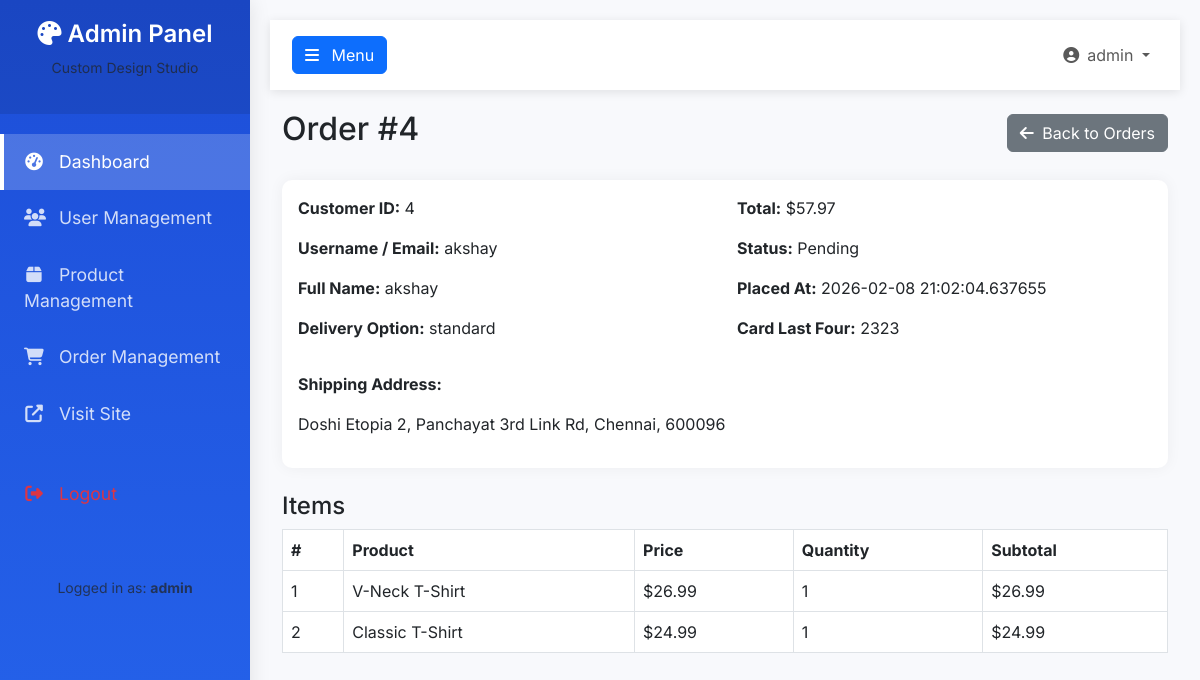
The app's page /admin/orders/4 (signed in) with its own data.
### tables this page shows
CREATE TABLE orders (
                order_id INTEGER PRIMARY KEY AUTOINCREMENT,
                user_id INTEGER NOT NULL,
                full_name TEXT NOT NULL,
                card_last_four TEXT,
                delivery_option TEXT NOT NULL,
                shipping_address TEXT NOT NULL,
                total REAL NOT NULL,
                status TEXT DEFAULT 'pending',
                created_at TIMESTAMP DEFAULT CURRENT_TIMESTAMP,
                FOREIGN KEY (user_id) REFERENCES users(user_id)
            );

CREATE TABLE users (
                user_id INTEGER PRIMARY KEY AUTOINCREMENT,
                username TEXT UNIQUE NOT NULL,
                email TEXT UNIQUE NOT NULL,
                password_hash BLOB NOT NULL,
                first_name TEXT NOT NULL,
                last_name TEXT NOT NULL,
                date_of_birth TEXT,
                phone TEXT,
                address TEXT,
                role TEXT DEFAULT 'customer',
                profile_image TEXT,
                is_active INTEGER DEFAULT 1,
                created_at TIMESTAMP DEFAULT CURRENT_TIMESTAMP,
                last_login TIMESTAMP
            );

CREATE TABLE order_items (
            id INTEGER PRIMARY KEY AUTOINCREMENT,
            order_id INTEGER NOT NULL,
            product_name TEXT NOT NULL,
            price REAL NOT NULL,
            quantity INTEGER NOT NULL,
            FOREIGN KEY (order_id) REFERENCES orders(order_id)
        );

### admin_routes.py (the view)
@admin_bp.route('/orders/<int:order_id>')
@admin_required
def admin_order_detail(order_id):
    order = db_helper.get_order_by_id(order_id)
    if not order:
        flash('Order not found.', 'danger')
        return redirect(url_for('admin.admin_orders'))
    items = db_helper.get_order_items(order_id)
    return render_template('admin_order_detail.html', order=order, items=items)

### admin_routes.py (called while the page is built)
def admin_required(f):
    @wraps(f)
    def decorated_function(*args, **kwargs):
        if 'user_id' not in session:
            flash('Please log in to access this page.', 'warning')
            return redirect(url_for('admin.admin_login'))
        if session.get('role') != 'admin':
            flash('Access denied. Admin privileges required.', 'danger')
            return redirect(url_for('home'))
        return f(*args, **kwargs)
    return decorated_function

### app.py (called while the page is built)
@app.context_processor
def inject_csrf_token():
    from flask_wtf.csrf import generate_csrf
    return dict(csrf_token=lambda: generate_csrf())

### database.py (called while the page is built)
    def get_order_by_id(self, order_id):
        conn = sqlite3.connect(self.db_name)
        cursor = conn.cursor()
        cursor.execute('''
            SELECT o.order_id, o.user_id, u.username, u.email, o.full_name,
                   o.card_last_four, o.delivery_option, o.shipping_address,
                   o.total, o.status, o.created_at
            FROM orders o
            LEFT JOIN users u ON o.user_id = u.user_id
            WHERE o.order_id = ?
        ''', (order_id,))
        order = cursor.fetchone()
        conn.close()
        return order

    def get_order_items(self, order_id):
        conn = sqlite3.connect(self.db_name)
        cursor = conn.cursor()
        cursor.execute('''
            SELECT id, product_name, price, quantity
            FROM order_items WHERE order_id = ?
        ''', (order_id,))
        items = cursor.fetchall()
        conn.close()
        return items

### templates/admin_order_detail.html (shortened to what this page needs)
{% extends "base_admin.html" %}
{% block content %}
<div class="container-fluid">
    <div class="d-flex justify-content-between align-items-center mb-4">
        <h2>Order #{{ order[0] }}</h2>
        <a href="{{ url_for('admin.admin_orders') }}" class="btn btn-secondary">
            <i class="fas fa-arrow-left me-1"></i> Back to Orders
        </a>
    </div>
    <div class="card mb-4">
        <div class="card-body">
            <div class="row">
                <div class="col-md-6">
                    <p><strong>Customer ID:</strong> {{ order[1] or 'N/A' }}</p>
                    <p><strong>Username / Email:</strong> {{ order[2] or order[3] }}</p>
                    <p><strong>Full Name:</strong> {{ order[4] }}</p>
                    <p><strong>Delivery Option:</strong> {{ order[6] }}</p>
                </div>
                <div class="col-md-6">
                    <p><strong>Total:</strong> ${{ "%.2f"|format(order[8]) }}</p>
                    <p><strong>Status:</strong> {{ order[9]|title }}</p>
                    <p><strong>Placed At:</strong> {{ order[10] }}</p>
                    <p><strong>Card Last Four:</strong> {{ order[5] }}</p>
                </div>
            </div>
            <div class="mt-3">
                <p><strong>Shipping Address:</strong></p>
                <p>{{ order[7] if order[7] else 'N/A' }}</p>
            </div>
        </div>
    </div>
    <h4>Items</h4>
    <div class="table-responsive">
        <table class="table table-bordered">
            <thead>
                <tr>
                    <th>#</th>
                    <th>Product</th>
                    <th>Price</th>
                    <th>Quantity</th>
                    <th>Subtotal</th>
                </tr>
            </thead>
            <tbody>
                {% for item in items %}
                <tr>
                    <td>{{ item[0] }}</td>
                    <td>{{ item[1] }}</td>
                    <td>${{ "%.2f"|format(item[2]) }}</td>
                    <td>{{ item[3] }}</td>
                    <td>${{ "%.2f"|format(item[2] * item[3]) }}</td>
                </tr>
                {% endfor %}
            </tbody>
        </table>
    </div>
</div>
{% endblock %}

### templates/base_admin.html (style rules this page uses)
:root { --primary-blue: #2563eb; --primary-dark: #1d4ed8; --sidebar-width: 250px; }
body { font-family: 'Inter', sans-serif; background-color: #f8f9fc; }
.card { border: none; border-radius: 10px; box-shadow: 0 0 15px rgba(0,0,0,0.05); margin-bottom: 20px; }

### records on screen
orders: order_id "4", user "4", full_name "akshay", delivery_option "standard", total "57.97", status "Pending", created_at "2026-02-08 21:02:04.637655", card_last_four "2323", shipping_address "Doshi Etopia 2, Panchayat 3rd Link Rd, Chennai, 600096"
users: username "akshay"
order_items: id "1", product_name "V-Neck T-Shirt", price "26.99", quantity "1", item[2]*item[3] "26.99"
order_items: id "2", product_name "Classic T-Shirt", price "24.99", quantity "1", item[2]*item[3] "24.99"

### other values on screen
{{ session.username }} "admin"
